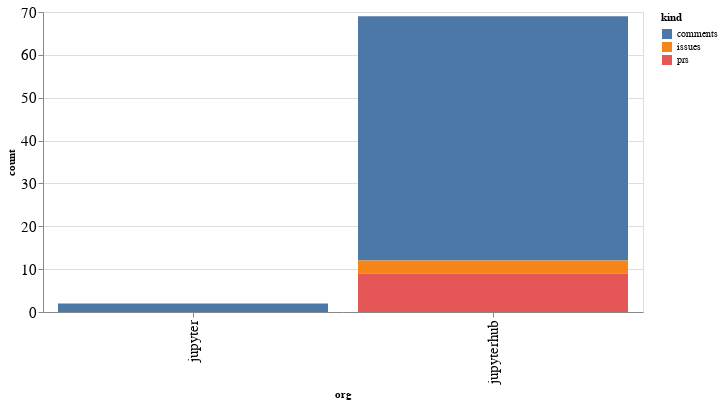

Here is the notebook cell this chart was saved with:
### Code cell
alt.Chart(org_summaries, width=600).mark_bar().encode(
    x='org',
    y='count',
    color='kind',
    tooltip="org"
)

### Figure 1 — Vega-Lite specification as saved in the notebook (floating-point values rounded to 4 significant figures)
{"config": {"axisLeft": {"labelFontSize": 15}, "axisBottom": {"labelFontSize": 15}}, "data": {"name": "data-d3ec1adb83aa4159739265024d055575"}, "mark": "bar", "encoding": {"color": {"type": "nominal", "field": "kind"}, "tooltip": {"type": "nominal", "field": "org"}, "x": {"type": "nominal", "field": "org"}, "y": {"type": "quantitative", "field": "count"}}, "width": 600, "$schema": "https://vega.github.io/schema/vega-lite/v4.8.1.json", "datasets": {"data-d3ec1adb83aa4159739265024d055575": [{"org": "jupyter", "kind": "comments", "count": 2}, {"org": "jupyterhub", "kind": "comments", "count": 57}, {"org": "jupyterhub", "kind": "issues", "count": 3}, {"org": "jupyterhub", "kind": "prs", "count": 9}]}}
